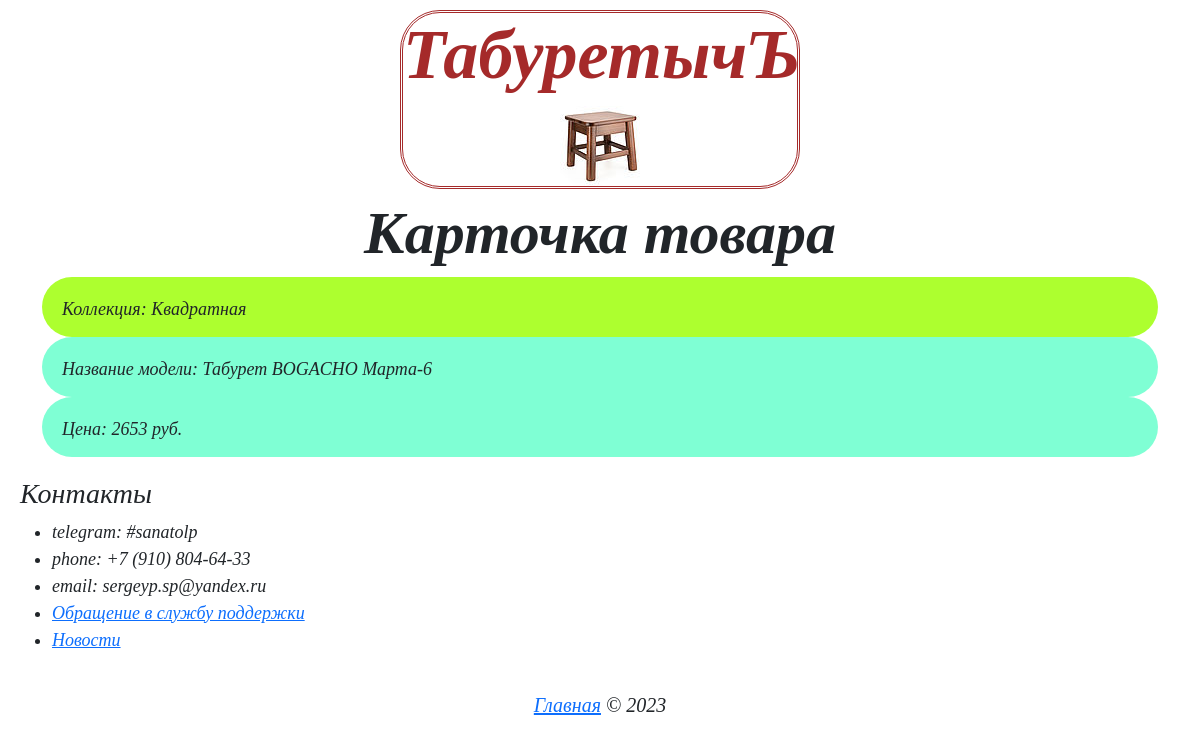
Page /main/?index=15 on the committed database.
### tables this page shows
CREATE TABLE `Goods` (
  `id` int(255) NOT NULL,
  `name` varchar(256) NOT NULL,
  `price` int(10) NOT NULL,
  `collection` int(255) DEFAULT NULL
);

CREATE TABLE `Collection` (
  `id_collection` int(255) NOT NULL,
  `name_collection` varchar(255) NOT NULL
);

### application/core/view.php (called while the page is built)
<?php
class View
{
	function generate($content_view, $template_view, $data = null)
	{
		include 'application/views/'.$template_view;
	}
}

### application/controllers/main.php (called while the page is built, shortened)
<?php
class Main extends Controller
{
	function __construct()
	{
		$this->model = new Model_Main();
		$this->view = new View();
	}
	function action_index()
	{
		require_once 'application/core/dbconnection.php';
		$item = $_GET['index'];
		$data = $this->model->get_item($link, $item);
		$this->view->generate('card_view.php', 'template_view.php', $data);
	}
}
?>

### application/bootstrap.php (called while the page is built, shortened)
<?php
require_once 'core/view.php';
Route::start();

### index.php (called while the page is built, shortened)
<?php
require_once 'application/bootstrap.php';

### application/models/model_main.php (called while the page is built, shortened)
<?php
class Model_Main extends Model
{
    public function get_item($db, $item)
    {
        $sql = "SELECT * FROM Goods INNER JOIN `Collection` ON id_collection = collection WHERE id = $item";
		$result = mysqli_query($db, $sql);
        return $result;
    }
}
?>

### application/views/card_view.php (the view)
<h1 align='center'>Карточка товара</h1>
<table class="col-12">
    <tr>
<?php
    foreach ($data as $row) { ?>
        <tr><td class='unit' style="background-color: greenyellow;"><?php echo "Коллекция: " . $row['name_collection'] ?> </td></tr>
        <tr><td class='unit' style="background-color: aquamarine;"><?php echo "Название модели: " . $row['name'] ?> </td></tr>
        <tr><td class='unit' style="background-color: aquamarine;"><?php echo "Цена: " . $row['price'] . " руб." ?> </td></tr>
    <?php } ?>
    </tr>
</table>

### css/style.css (style rules this page uses)
body { font-family: 'Cosmic'; font-style: italic; font-size: 18px; }
h1 { font-size: 60px; font-weight: 600; }
[class='unit'] { overflow: hidden; height: 60px; padding: 5px 20px 0 20px; border-radius: 40px; }

### rows in the picture
goods: collection.name_collection "Квадратная", name "Табурет BOGACHO Марта-6", price "2653"
